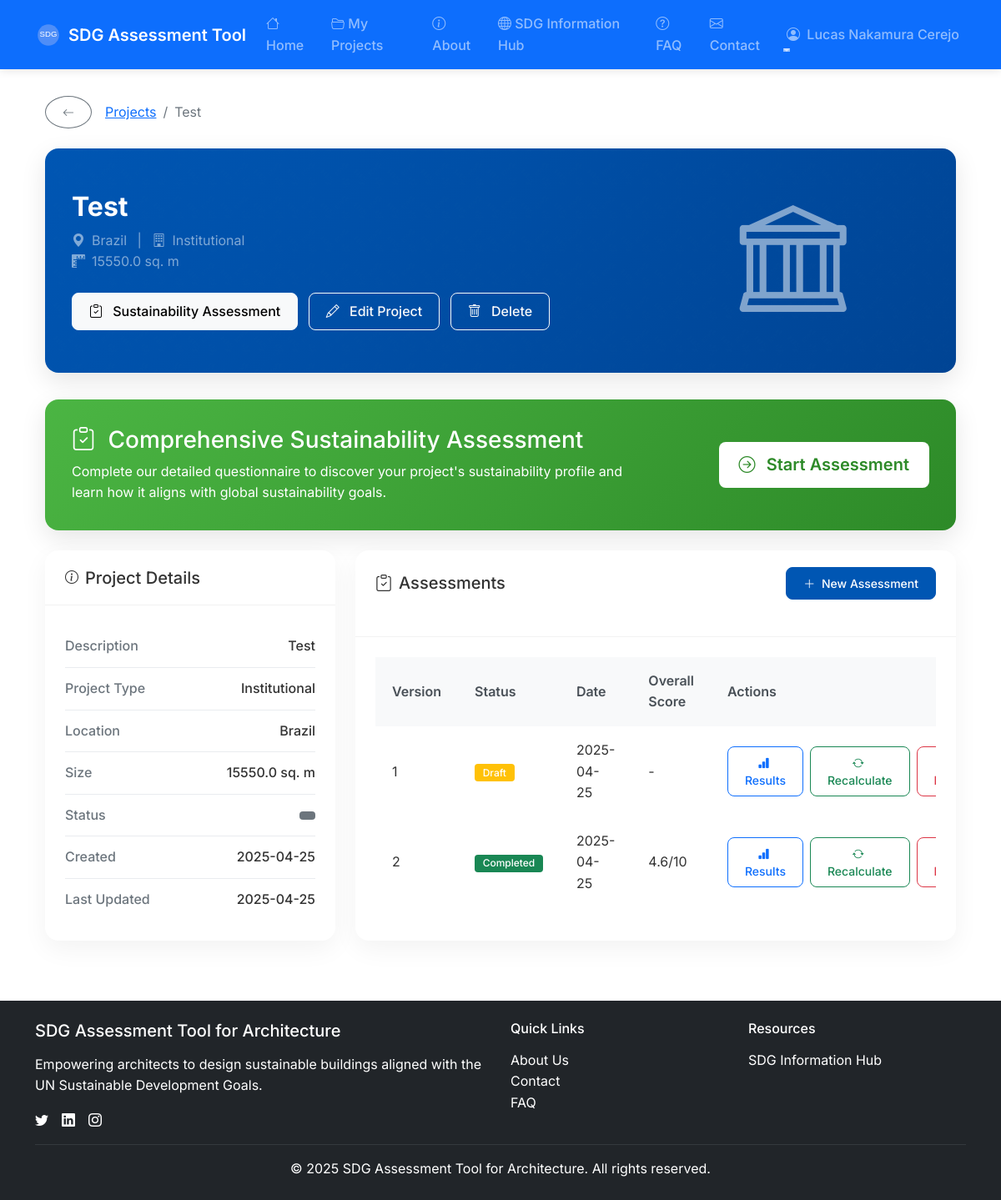
Page /projects/1 (signed in) on the earlier database version.
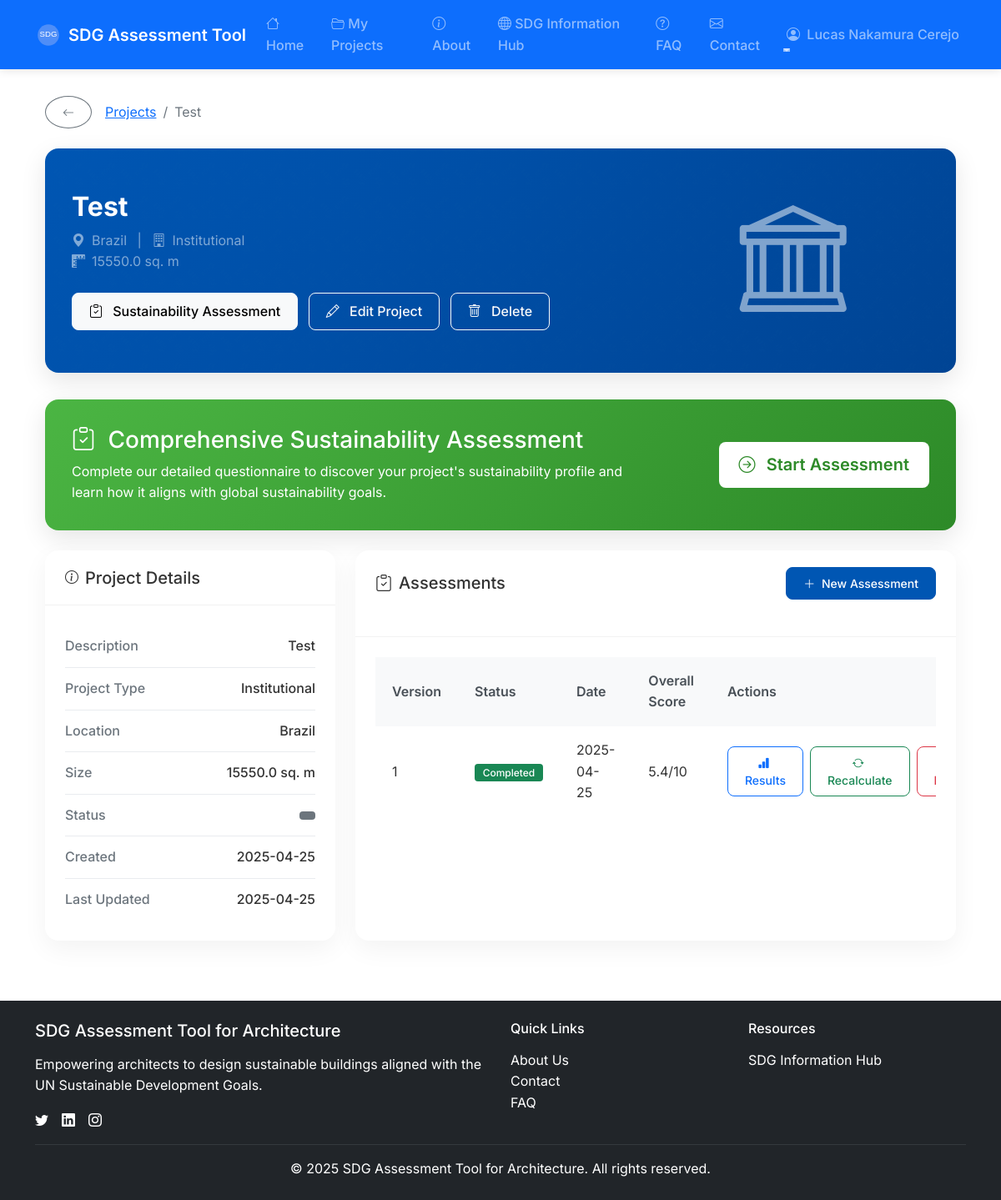
Same page on the later database version.
### app/models/assessment.py (models this page shows, shortened)
class Assessment(db.Model):
    draft_data = db.Column(db.Text)  # Stores draft JSON data for assessments
    __tablename__ = 'assessments'
    id = db.Column(db.Integer, primary_key=True)
    project_id = db.Column(db.Integer, db.ForeignKey('projects.id'), nullable=False)
    user_id = db.Column(db.Integer, nullable=False)
    status = db.Column(db.String(32), default='draft')
    overall_score = db.Column(db.Float)
    created_at = db.Column(db.DateTime, default=datetime.utcnow)
    updated_at = db.Column(db.DateTime, default=datetime.utcnow, onupdate=datetime.utcnow)
    completed_at = db.Column(db.DateTime)
    step1_completed = db.Column(db.Boolean, default=False)
    step2_completed = db.Column(db.Boolean, default=False)
    step3_completed = db.Column(db.Boolean, default=False)
    step4_completed = db.Column(db.Boolean, default=False)
    step5_completed = db.Column(db.Boolean, default=False)
    project = db.relationship('Project', back_populates='assessments')
    sdg_scores = db.relationship('SdgScore', back_populates='assessment', cascade='all, delete-orphan')
    def delete(self):
        """Delete the assessment and all its related data."""
        if not self.id:
            return False
        conn = get_db()
        conn.execute('DELETE FROM sdg_actions WHERE assessment_id = ?', (self.id,))
        conn.execute('DELETE FROM sdg_scores WHERE assessment_id = ?', (self.id,))
        conn.execute('DELETE FROM question_responses WHERE assessment_id = ?', (self.id,))
        conn.execute('DELETE FROM assessments WHERE id = ?', (self.id,))
        conn.commit()
        return True

### app/routes/projects.py (the view)
@projects_bp.route('/<int:id>')
@login_required
def show(id):
    project = Project.query.get_or_404(id)
    if project.user_id != current_user.id:
        abort(403)
    assessments = Assessment.query.filter_by(project_id=id).order_by(Assessment.created_at.desc()).all()
    return render_template('projects/show.html', project=project, assessments=assessments)

### app/__init__.py (called while the page is built)
@login_manager.user_loader
def load_user(user_id):
    from app.models.user import User
    return User.query.get(int(user_id))

### app/templates/projects/show.html (shortened to what the changed rows need)
{% extends "base.html" %}
{% block content %}
<div class="container">
    <div class="project-header">
        <div class="row align-items-center">
            <div class="col-lg-8">
                <h1 class="project-title">{{ project.name }}</h1>
            </div>
        </div>
    </div>
    <div class="row">
        <div class="col-lg-8 mb-4">
            <div class="card project-card">
                <div class="card-body">
                    {% if assessments|length > 0 %}
                    <div class="table-responsive">
                        <table class="assessment-table">
                            <thead>
                                <tr>
                                    <th>Version</th>
                                    <th>Status</th>
                                    <th>Date</th>
                                    <th>Overall Score</th>
                                    <th>Actions</th>
                                </tr>
                            </thead>
                            <tbody>
                                {% for assessment in assessments %}
                                <tr>
                                    <td>{{ assessment.version or loop.index }}</td>
                                    <td>
                                        {% if assessment.status == 'draft' %}
                                            <span class="badge bg-warning">Draft</span>
                                        {% elif assessment.status == 'completed' %}
                                            <span class="badge bg-success">Completed</span>
                                        {% else %}
                                            <span class="badge bg-{{ 'success' if assessment.status == 'completed' else 'secondary' }}">
                                                {{ assessment.status|capitalize }}
                                            </span>
                                        {% endif %}
                                    </td>
                                    <td>{{ assessment.created_at|format_date }}</td>
                                    <td>
                                        {% if assessment.overall_score %}
                                            {{ "%.1f"|format(assessment.overall_score) }}/10
                                        {% else %}
                                            -
                                        {% endif %}
                                    </td>
                                    <td>
                                        <div class="d-flex gap-2">
                                            <a href="{{ url_for('assessments.results', project_id=project.id, assessment_id=assessment.id) }}" class="btn btn-sm btn-outline-primary">
                                                <i class="bi bi-bar-chart-fill me-1"></i>Results
                                            </a>
                                            <a href="{{ url_for('assessments.recalculate_direct_scores', assessment_id=assessment.id) }}" class="btn btn-sm btn-outline-success">
                                                <i class="bi bi-arrow-repeat me-1"></i>Recalculate
                                            </a>
                                            <form method="POST" action="{{ url_for('assessments.delete', assessment_id=assessment.id) }}" style="display:inline;" onsubmit="return confirm('Are you sure you want to delete this assessment?');">
                                                <button type="submit" class="btn btn-sm btn-outline-danger">
                                                </button>
                                            </form>
                                        </div>
                                    </td>
                                </tr>
                                {% endfor %}
                            </tbody>
                        </table>
                    </div>
                    {% endif %}
                </div>
            </div>
        </div>
    </div>
</div>
{% endblock %}

Differences in the rows shown:
removed Assessment: version "1", status "Draft", created_at "2025-04-25"
changed Assessment: version "2" → "1"; overall_score "4.6" → "5.4"
